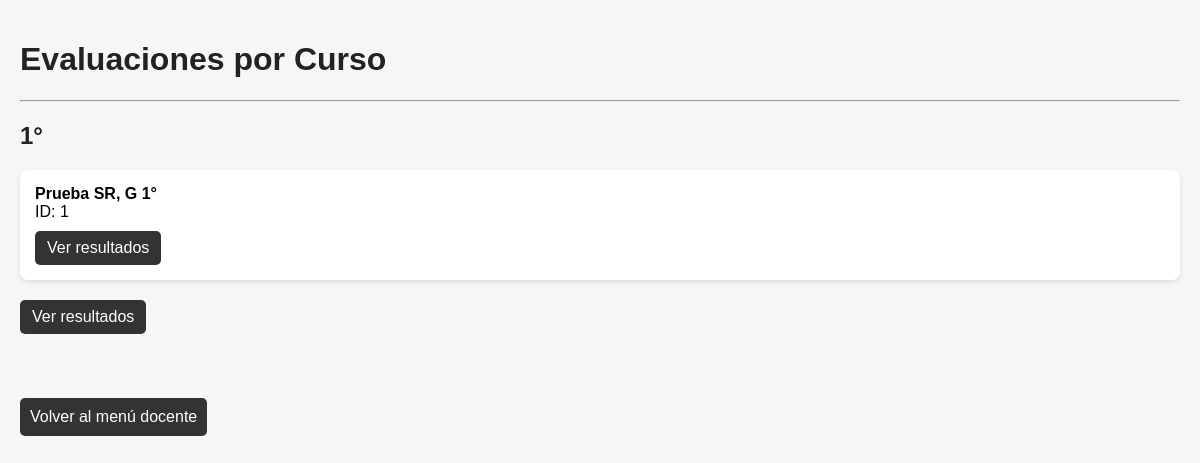
Screenshot of /evaluaciones with the database file from the repository.
### tables this page shows
CREATE TABLE evaluaciones (
        id INTEGER PRIMARY KEY AUTOINCREMENT,
        nombre TEXT,
        curso TEXT
    );

### app.py (the view)
@app.route("/evaluaciones")
def ver_evaluaciones():
    conn = conectar()
    cur = conn.cursor()
    cur.execute("""
    SELECT id, nombre, curso
    FROM evaluaciones
    ORDER BY curso, nombre
    """)
    registros = cur.fetchall()
    conn.close()
    cursos = {}
    for fila in registros:
        curso = fila[2]
        if curso not in cursos:
            cursos[curso] = []
        cursos[curso].append(fila)
    return render_template(
        "evaluaciones.html",
        cursos=cursos
    )

### app.py (called while the page is built)
def conectar():
    return sqlite3.connect(DB)

### templates/evaluaciones.html (shortened to what this page needs)
<!DOCTYPE html>
<html>
<head>
</head>
<body>
<h1>Evaluaciones por Curso</h1>
{% for curso, lista in cursos.items() %}
    <hr>
    <h2>{{ curso }}</h2>
    {% for evaluacion in lista %}
        <div class="card">
        <b>{{ evaluacion[1] }}</b><br>
        ID: {{ evaluacion[0] }}<br>
        <a href="/resultados/{{ evaluacion[0] }}">
        Ver resultados
         </a>
        </div>
        <a href="/resultados/{{ evaluacion[0] }}">
            Ver resultados
        </a>
        <br><br>
    {% endfor %}
{% endfor %}
<br><br>
<a href="/docente" style="padding:10px; background:#333; color:white; text-decoration:none; border-radius:5px;">
    Volver al menú docente
</a>
</body>
</html>

### templates/evaluaciones.html (style rules this page uses)
body { font-family: Arial, sans-serif; background: #f4f6f8; margin: 0; padding: 20px; }
h1, h2 { color: #222; }
a { display: inline-block; margin-top: 10px; padding: 8px 12px; background: #333; color: white; text-decoration: none; border-radius: 5px; }
hr { margin: 20px 0; }
.card { background: white; padding: 15px; margin-bottom: 10px; border-radius: 8px; box-shadow: 0 2px 5px rgba(0,0,0,0.1); }

### rows the page displays
evaluaciones: curso "1°", nombre "Prueba SR, G 1°", id "1"
